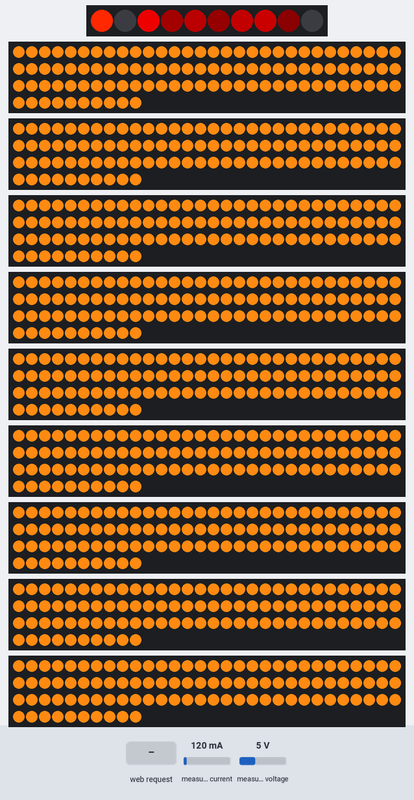
Bench run of a sketch on a simulated ESP32. Parts: 10 RGB LEDs in strip order, left to right, 9 × 100 RGB LEDs in strip order, left to right, continuing on the next row. Wiring (inferred from the names in the program): INA219 current sensor at I2C address 0x40; INA219 current sensor at I2C address 0x41. The inputs (shaded band) are chosen by the test bench; at power-on: measured current 120 mA, measured voltage 5 V. Random numbers use the default seed unless the sketch sets one; EEPROM starts erased; what the sketch prints to the serial monitor is not drawn.

Above: at 0.53 s.
At 1.2 s:
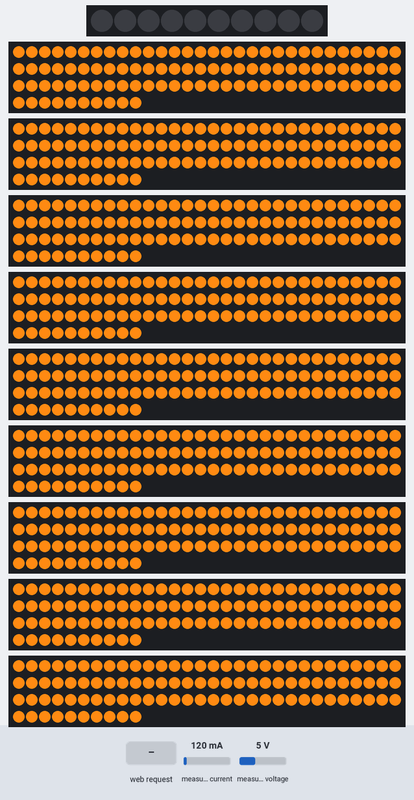
1.3 s: HTTP request GET /update received
At 1.3 s:
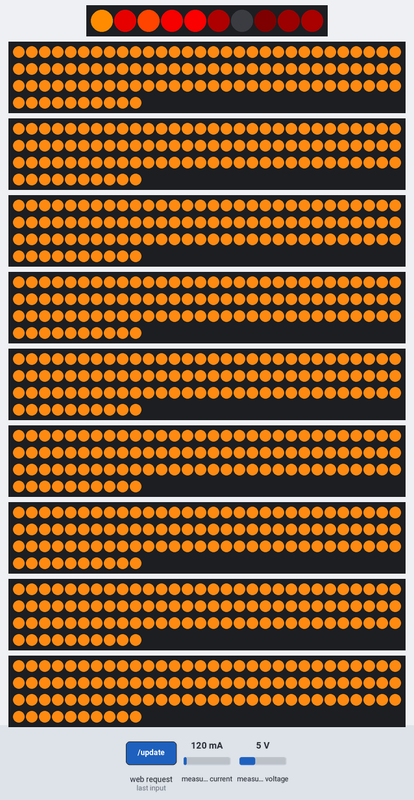
Timing chart, 0 to 4.3 s (numbered marks = the images above; inputs shaded):
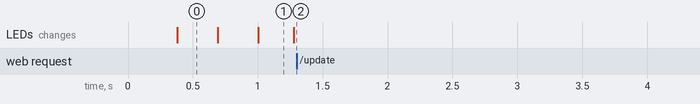

Measured:
- after the input at 1.3 s, every drawn part: stays the same

The sketch:

phoenixled.ino
```cpp
#include "FastLED.h"
#include "settings_html.h"
#include <WiFi.h>
#include <WebServer.h>
#include <Preferences.h>
#include <Wire.h>

#define NUM_LEDS 10  // Enter the total number of LEDs on the strip
#define NUM_EYE_LEDS 100

#define INA233_ADDRESS_DEV1 0x40
#define INA233_ADDRESS_DEV2 0x41

#define INA233_READ_EIN 0x86
#define INA233_READ_VIN 0x88
#define INA233_READ_IN 0x89
#define INA233_READ_PIN 0x97

#define VOLTAGE_MEAS_PERIOD_MS 2000
#define VOLTAGE_BAT_EMPTY_DEFAULT 1400
#define VOLTAGE_BAT_TURN_ON_HYST 300

const char *ssid = "Mungg";
const char *password = "Flaekegosler";
int FlameHeight;
int Sparks;
int DelayDuration;
int EyeBrightness;
uint16_t voltage_bat1 = 0;
uint16_t voltage_bat2  = 0;
uint16_t voltage_bat_empty = 0;
int last_time_voltage_read_millis = 0;
bool bat_empty = false;
String SelectedMode;
Preferences preferences;
TaskHandle_t task_webapp_handle;

CRGB leds[NUM_LEDS];
CRGB eye_leds[NUM_EYE_LEDS];

WebServer server(80);
String html;

void task_webapp(void * pvParameters) {
  for (;;) {
    server.handleClient();
  }
}

void saveSettings(int f, int s, int d, int e, String m, int b) {
  preferences.begin("myApp", false);
  preferences.putInt("FlameHeight", f);
  preferences.putInt("Sparks", s);
  preferences.putInt("DelayDuration", d);
  preferences.putInt("EyeBrightness", e);
  preferences.putString("SelectedMode", m);
  preferences.putInt("VoltageBatEmpty", b);
  preferences.end();
}

void loadSettings() {
  preferences.begin("myApp", true);
  FlameHeight = preferences.getInt("FlameHeight", 0);
  if (FlameHeight == 0) {
    FlameHeight = 50;
  }
  Sparks = preferences.getInt("Sparks", 0);
  if (Sparks == 0) {
    Sparks = 100;
  }
  DelayDuration = preferences.getInt("DelayDuration", 0);
  if (DelayDuration == 0) {
    DelayDuration = 10;
  }
  EyeBrightness = preferences.getInt("EyeBrightness", 0);
  if (EyeBrightness == 0) {
    EyeBrightness = 100;
  }
  SelectedMode = preferences.getString("SelectedMode");
  if (SelectedMode.equals("")) {
    SelectedMode = "fire";
  }
  voltage_bat_empty = preferences.getInt("VoltageBatEmpty");
  if (SelectedMode.equals("")) {
    voltage_bat_empty = VOLTAGE_BAT_EMPTY_DEFAULT;
  }
  preferences.end();
}

void handleRoot() {
  server.send(200, "text/html", html);
}

void handleNotFound() {
  server.send(404, "text/plain", "404: Not Found");
}

void setEyeLeds(int percentage_brigtness) {
  int rd, gn, bl;

  rd = 255;
  gn = 138;
  bl = 18;

  for (int i = 0; i < NUM_EYE_LEDS; i++) {
    eye_leds[i].setRGB(rd*percentage_brigtness/100, gn*percentage_brigtness/100, bl*percentage_brigtness/100);
  }
}

void handleUpdate() {
  String flameHeightValue = server.arg("FlameHeight");
  String sparksValue = server.arg("Sparks");
  String delayDurationValue = server.arg("DelayDuration");
  String eyeBrightnessValue = server.arg("EyeBrightness");
  String batEmptyValue = server.arg("BatEmpty");
  SelectedMode = server.arg("SelMode");

  FlameHeight = flameHeightValue.toInt();
  Sparks = sparksValue.toInt();
  DelayDuration = delayDurationValue.toInt();
  EyeBrightness = eyeBrightnessValue.toInt();
  voltage_bat_empty = batEmptyValue.toInt();

  Serial.write("Mode:");
  Serial.println(SelectedMode);

  server.send(200, "text/plain", "Update empfangen");

  saveSettings(FlameHeight, Sparks, DelayDuration, EyeBrightness, SelectedMode, voltage_bat_empty);
  setEyeLeds(EyeBrightness);
}

uint16_t ina233_read(uint8_t i2c_address) {
  uint8_t byte1;
  uint8_t byte2;

  Wire.beginTransmission(i2c_address);
  Wire.write(INA233_READ_VIN);
  Wire.endTransmission();

  Wire.requestFrom(i2c_address, 3);
  // We don't need first byte which holds how many bytes can be read
  Wire.read();

  if (Wire.available()) {
    byte1 = Wire.read();
  } else {
    Serial.write("byte1 was not available");
  }

  if (Wire.available()) {
    byte2 = Wire.read();
  } else {
    Serial.write("byte2 was not available");
  }

  return (byte1 << 8) | byte2;
}

uint16_t ina233_read_voltage(uint8_t i2c_addr) {
  return ina233_read(i2c_addr)/8;
}

uint16_t ina233_read_voltage1() {
  return ina233_read_voltage(INA233_ADDRESS_DEV1);
}

uint16_t ina233_read_voltage2() {
  return ina233_read_voltage(INA233_ADDRESS_DEV2);
}

void handleVoltages() {
  // Konvertierung der Spannungen in Volt (angenommen, die Werte sind in Centi-Volt)
  float voltage1InVolts = voltage_bat1 / 100.0;
  float voltage2InVolts = voltage_bat2 / 100.0;

  // Erstellen eines Strings, der beide Spannungswerte enthält
  String voltagesString = "Bat1: " + String(voltage1InVolts, 2) + "V, Bat2: " + String(voltage2InVolts, 2) + "V";

  server.send(200, "text/plain", voltagesString);
}

void setupHtml() {
  html = htmlContent;  // Assign the content from the header file

  html.replace("{{FlameHeight}}", String(FlameHeight));
  html.replace("{{Sparks}}", String(Sparks));
  html.replace("{{DelayDuration}}", String(DelayDuration));
  html.replace("{{EyeBrightness}}", String(EyeBrightness));
  html.replace("{{BatEmpty}}", String(voltage_bat_empty));
}

void setup() {
  Serial.begin(115200);
  Wire.begin();

  loadSettings();

  WiFi.softAP(ssid, password);
  Serial.println("Access Point gestartet");
  Serial.println("IP-Adresse des ESP32 im eigenen WLAN:");
  Serial.println(WiFi.softAPIP());

  setupHtml();

  server.on("/", handleRoot);
  server.on("/update", HTTP_GET, handleUpdate);
  server.on("/voltages", HTTP_GET, handleVoltages);
  server.onNotFound(handleNotFound);

  xTaskCreatePinnedToCore(
                    task_webapp,   /* Task function. */
                    "task_webapp",     /* name of task. */
                    10000,       /* Stack size of task */
                    NULL,        /* parameter of the task */
                    1,           /* priority of the task */
                    &task_webapp_handle,      /* Task handle to keep track of created task */
                    1);          /* pin task to core 1, loop is running on 0 */

  server.begin();
  Serial.println("HTTP-Server gestartet");

  FastLED.addLeds<WS2812B, 1, GRB>(leds, NUM_LEDS).setCorrection(TypicalLEDStrip);
  FastLED.addLeds<WS2812B, 2, GRB>(eye_leds, NUM_EYE_LEDS).setCorrection(TypicalLEDStrip);
  FastLED.addLeds<WS2812B, 3, GRB>(eye_leds, NUM_EYE_LEDS).setCorrection(TypicalLEDStrip);
  FastLED.addLeds<WS2812B, 4, GRB>(eye_leds, NUM_EYE_LEDS).setCorrection(TypicalLEDStrip);
  FastLED.addLeds<WS2812B, 5, GRB>(eye_leds, NUM_EYE_LEDS).setCorrection(TypicalLEDStrip);
  FastLED.addLeds<WS2812B, 6, GRB>(eye_leds, NUM_EYE_LEDS).setCorrection(TypicalLEDStrip);
  FastLED.addLeds<WS2812B, 7, GRB>(eye_leds, NUM_EYE_LEDS).setCorrection(TypicalLEDStrip);
  FastLED.addLeds<WS2812B, 8, GRB>(eye_leds, NUM_EYE_LEDS).setCorrection(TypicalLEDStrip);
  FastLED.addLeds<WS2812B, 9, GRB>(eye_leds, NUM_EYE_LEDS).setCorrection(TypicalLEDStrip);
  FastLED.addLeds<WS2812B, 10, GRB>(eye_leds, NUM_EYE_LEDS).setCorrection(TypicalLEDStrip);

  FastLED.clearData();

  setEyeLeds(100);

  FastLED.show();
}

// FlameHeight - Use larger value for shorter flames, default=50.
// Sparks - Use larger value for more ignitions and a more active fire (between 0 to 255), default=100.
// DelayDuration - Use larger value for slower flame speed, default=10.
void Fire(int FlameHeight, int Sparks, int DelayDuration) {
  static byte heat[NUM_LEDS];
  int cooldown;

  // Cool down each cell a little
  for (int i = 0; i < NUM_LEDS; i++) {

    cooldown = random(0, ((FlameHeight * 10) / NUM_LEDS) + 2);

    if (cooldown > heat[i]) {
      heat[i] = 0;
    } else {
      heat[i] = heat[i] - cooldown;
    }
  }

  // Heat from each cell drifts up and diffuses slightly
  for (int k = (NUM_LEDS - 1); k >= 2; k--) {
    heat[k] = (heat[k - 1] + heat[k - 2] + heat[k - 2]) / 3;
  }

  // Randomly ignite new Sparks near bottom of the flame
  if (random(255) < Sparks) {
    int y = random(7);
    heat[y] = heat[y] + random(160, 255);
  }

  // Convert heat to LED colors
  for (int j = 0; j < NUM_LEDS; j++) {
    setPixelHeatColor(j, heat[j]);
  }

  FastLED.show();
  delay(DelayDuration);
}

void Rainbow(int DelayDuration) {
    for (int j = 0; j < 255; j++) {
      for (int i = 0; i < NUM_LEDS; i++) {
        leds[i] = CHSV(i - (j * 2), 255, 255); /* The higher the value 4 the less fade there is and vice versa */
      }
      FastLED.show();
      delay(DelayDuration); /* Change this to your hearts desire, the lower the value the faster your colors move (and vice versa) */
    }
}

void Sparkle(int delayDuration, int numberOfSparkles) {
  fill_solid(leds, NUM_LEDS, CRGB(0,0,0));

  for (int i=0; i<numberOfSparkles; i++) {
    leds[random(NUM_LEDS)].setRGB(255, 255, 255);
  }

  FastLED.show();
  delay(delayDuration);
}

void Dark() {
  FastLED.clearData();
  FastLED.show();
  delay(100);
}

void Sun() {
  CHSV color = CHSV(FlameHeight, Sparks, 255);
  fill_solid(leds, NUM_LEDS, color);
  FastLED.show();
  delay(100);
}

void setPixelHeatColor(int Pixel, byte temperature) {
  // Rescale heat from 0-255 to 0-191
  byte t192 = round((temperature / 255.0) * 191);

  // Calculate ramp up from
  byte heatramp = t192 & 0x3F;  // 0...63
  heatramp <<= 2;               // scale up to 0...252

  // Figure out which third of the spectrum we're in:
  if (t192 > 0x80) {  // hottest
    leds[Pixel].setRGB(255, 255, heatramp);
  }

  else if (t192 > 0x40) {  // middle
    leds[Pixel].setRGB(255, heatramp, 0);
  } else {  // coolest
    leds[Pixel].setRGB(heatramp, 0, 0);
  }
}

void periodically_read_voltage() {
  if ((millis() - last_time_voltage_read_millis) < VOLTAGE_MEAS_PERIOD_MS)
    return;

  last_time_voltage_read_millis = millis();

  voltage_bat1 = ina233_read_voltage1();
  voltage_bat2 = ina233_read_voltage2();
  Serial.printf("Volt1: %d, Volt2: %d\n", voltage_bat1, voltage_bat2);
}

void loop() {
  periodically_read_voltage();

  if ((voltage_bat1 > (voltage_bat_empty + VOLTAGE_BAT_TURN_ON_HYST)) || (voltage_bat2 > (voltage_bat_empty + VOLTAGE_BAT_TURN_ON_HYST))) {
    bat_empty = false;
  }

  if (bat_empty)
    return;

  if (voltage_bat1 < voltage_bat_empty && voltage_bat2 < voltage_bat_empty && !(voltage_bat1 == 0 || voltage_bat2 == 0)) {
    Serial.printf("Voltage too low detected, declare battery empty\n");
    bat_empty = true;
    FastLED.clearData();
    FastLED.show();
    return;
  }

  if (SelectedMode.equals("rainbow_pony")) {
    Rainbow(DelayDuration/5);
  } else if (SelectedMode.equals("star")) {
    Sparkle(DelayDuration, Sparks/5);
  } else if (SelectedMode.equals("fire")) {
    Fire(FlameHeight, Sparks, DelayDuration);
  } else if (SelectedMode.equals("sun")) {
    Sun();
  } else if (SelectedMode.equals("ape")) {
    Dark();
  }
}
```

Source omitted: settings_html.h (60720 bytes)
